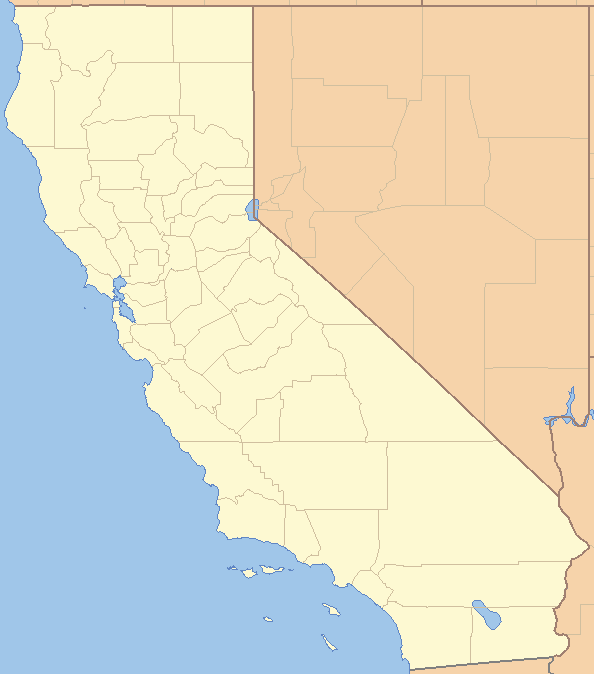
#> input picture examples/Python_notebooks/california.png, 594 x 674 px
$ jupyter execute --allow-errors '2. End-to-end Process Californian houses.ipynb'   (shell and % lines are left out)
#> lines starting #> are read from the running program, lines starting #| are printed output that depends on the picture
[cell 1]
import pandas as pd
import numpy as np
PROJECT_ROOT_DIR = "."

housing = pd.read_csv("../original_housing.csv")
#> (reads examples/original_housing.csv from the repository)
housing.head()

[cell 2]
housing.info()

[cell 3]
housing.describe()

[cell 4]
housing["ocean_proximity"].value_counts()

[cell 5]
import matplotlib.pyplot as plt
housing.hist(bins=50, figsize=(20,15))
plt.show()
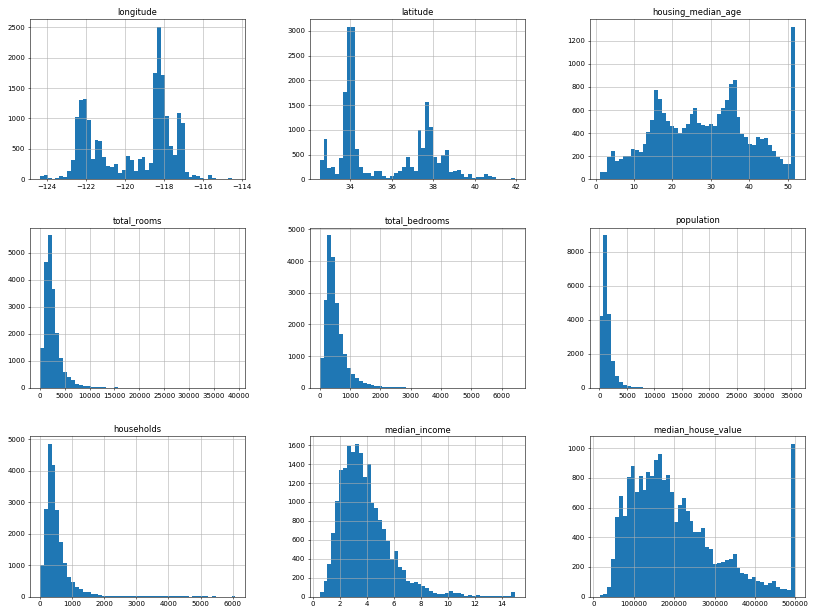
#> figure drawn by matplotlib, 9 panels; panel 1: tallest bar 2507 high, from x = -118.3 to -118.1; panel 2: tallest bar 3086 high, from x = 34.05 to 34.23; panel 3: tallest bar 1321 high, from x = 50.98 to 52; panel 4: tallest bar 5653 high, from x = 1574.7 to 2361.1

[cell 6]
from sklearn.model_selection import train_test_split

train_set, test_set = train_test_split(housing, test_size=0.2, random_state=42)

[cell 7]
housing["median_income"].hist()
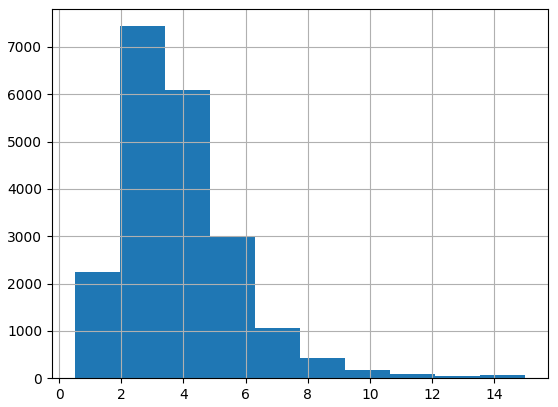
#> figure drawn by matplotlib, 1 panel; tallest bar 7436 high, from x = 1.95 to 3.4

[cell 8]
housing["income_cat"] = pd.cut(housing["median_income"],
                               bins=[0., 1.5, 3.0, 4.5, 6., np.inf],
                               labels=[1, 2, 3, 4, 5])

[cell 9]
housing["income_cat"].value_counts()

[cell 10]
housing["income_cat"].hist()
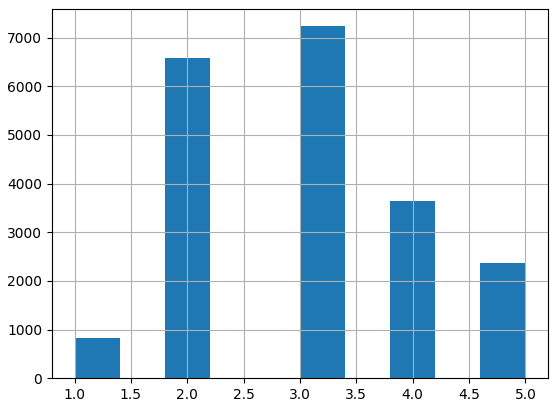
#> figure drawn by matplotlib, 1 panel; tallest bar 7236 high, from x = 3 to 3.4

[cell 11]
from sklearn.model_selection import StratifiedShuffleSplit

split = StratifiedShuffleSplit(n_splits=1, test_size=0.2, random_state=42)
for train_index, test_index in split.split(housing, housing["income_cat"]):
    strat_train_set = housing.loc[train_index]
    strat_test_set = housing.loc[test_index]

[cell 12]
strat_test_set["income_cat"].value_counts() / len(strat_test_set)

[cell 13]
housing["income_cat"].value_counts() / len(housing)

[cell 14]
#before counting samples, don't forget that we introduced a new column: run again train_test split with the new column
train_set, test_set = train_test_split(housing, test_size=0.2, random_state=42)
test_set["income_cat"].value_counts() / len(test_set)

[cell 15]
for set_ in (strat_train_set, strat_test_set):
    set_.drop("income_cat", axis=1, inplace=True)

Don't forget: you need to split the dataset in train/test datasets; you can do it without/with concerns regarding the distribution of the samples in the original set, respectively test set with regard to a certain attribute.

## Discover and visualize the data to gain insights

[cell 16]
housing = strat_train_set.copy()

### Visualizing Geographical Data

[cell 17]
housing.plot(kind="scatter", x="longitude", y="latitude", alpha=0.1)
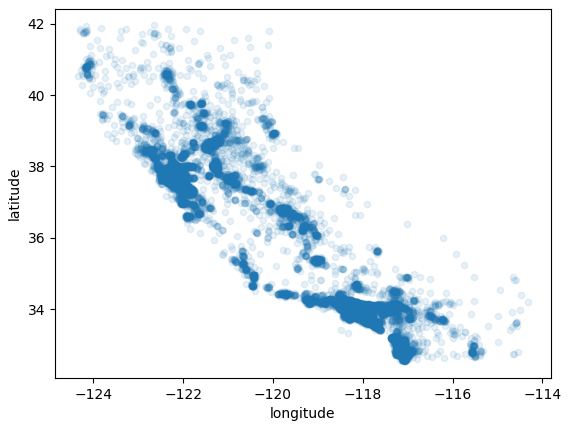
#> figure drawn by matplotlib, 1 panel

[cell 18]
housing.plot(kind="scatter", x="longitude", y="latitude", alpha=0.4,
    s=housing["population"]/100, label="population", figsize=(10,7),
    c="median_house_value", cmap=plt.get_cmap("jet"), colorbar=True,
    sharex=False)
plt.legend()
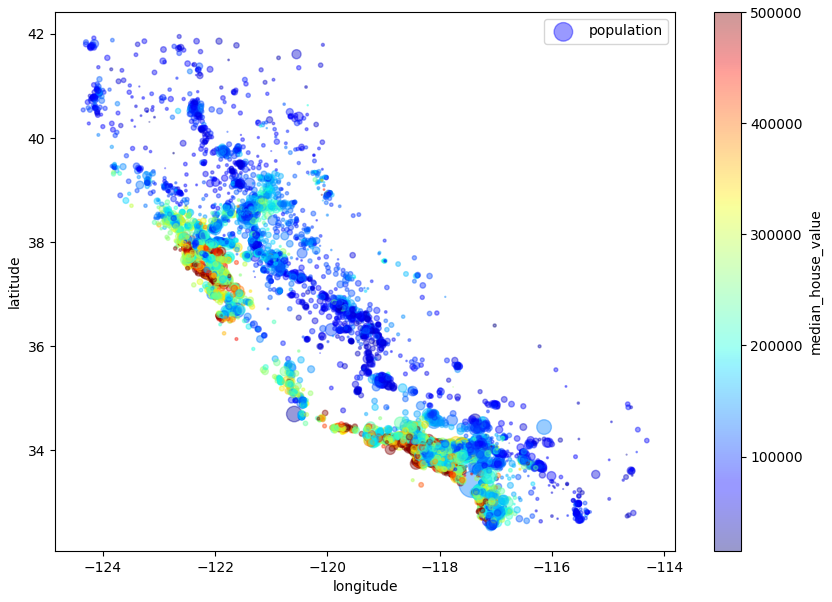
#> figure drawn by matplotlib, 2 panels

[cell 19]
import matplotlib.image as mpimg
california_img=mpimg.imread('california.png')
#> california_img is the input picture: shape (674, 594, 4) float32; mean R, G, B, A 0.881, 0.867, 0.787, 1
ax = housing.plot(kind="scatter", x="longitude", y="latitude", figsize=(10,7),
                       s=housing['population']/100, label="Population",
                       c="median_house_value", cmap=plt.get_cmap("jet"),
                       colorbar=False, alpha=0.4,
                      )
plt.imshow(california_img, extent=[-124.55, -113.80, 32.45, 42.05], alpha=0.5,
           cmap=plt.get_cmap("jet"))
plt.ylabel("Latitude", fontsize=14)
plt.xlabel("Longitude", fontsize=14)

prices = housing["median_house_value"]
tick_values = np.linspace(prices.min(), prices.max(), 11)
cbar = plt.colorbar()
cbar.ax.set_yticklabels(["$%dk"%(round(v/1000)) for v in tick_values], fontsize=14)
cbar.set_label('Median House Value', fontsize=16)

plt.legend(fontsize=16)
plt.show()
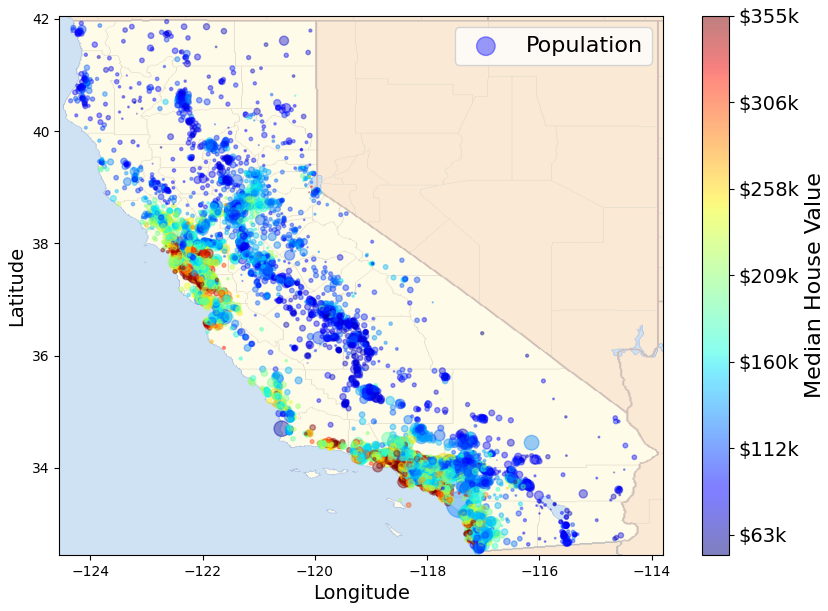
#> figure drawn by matplotlib, 2 panels

This image tells you that the housing prices are very much related to the <strong>location</strong> (e.g., close to the ocean) and to the population density, as you probably knew already.
It will probably be useful to use a clustering algorithm to detect the main clusters, and add new features that measure the proximity to the cluster centers.
The ocean <strong>proximity</strong> attribute may be useful as well, although in Northern California the housing prices in coastal districts are not too high, so it is not a simple rule.

### Looking for correlations

#> (a cell that did not finish here is left out)

#> (a cell that did not finish here is left out)

### More attributes (derived from the existing ones)

[cell 22]
housing["rooms_per_household"] = housing["total_rooms"]/housing["households"]
housing["bedrooms_per_room"] = housing["total_bedrooms"]/housing["total_rooms"]
housing["population_per_household"]=housing["population"]/housing["households"]

#> (a cell that did not finish here is left out)

The new <strong>bedrooms_per_room</strong> is much more correlated with the median house value than the total number of rooms or bedrooms.

Are there some attributes correlated between them?

#> (a cell that did not finish here is left out)

## Prepare data for ML algorithms

- Data cleaning
- Handling text and Categorical Attributes
- Feature scaling

### Data cleaning

[cell 25]
housing = strat_train_set.drop("median_house_value", axis=1) # drop labels for training set
housing_labels = strat_train_set["median_house_value"].copy()

Are there examples with missing features?

[cell 26]
sample_incomplete_rows = housing[housing.isnull().any(axis=1)].head()
sample_incomplete_rows
#sample_incomplete_rows.size

Solutions:
- get rid of the corresponding districts
- get rid of the whole attribute
- set the value to some value (zero, the mean, the median)

Imputer

[cell 27]
sample_incomplete_rows.dropna(subset=["total_bedrooms"])    # option 1

[cell 28]
sample_incomplete_rows.drop("total_bedrooms", axis=1)       # option 2

[cell 29]
median = housing["total_bedrooms"].median()
sample_incomplete_rows["total_bedrooms"].fillna(median, inplace=True) # option 3
sample_incomplete_rows

### Handling text and Categorical Attributes

[cell 30]
housing_cat = housing[['ocean_proximity']]
housing_cat.head(10)

[cell 31]
from sklearn.preprocessing import LabelEncoder
encoder = LabelEncoder()
housing_cat = housing["ocean_proximity"]
housing_cat_encoded = encoder.fit_transform(housing_cat)

housing_cat.head(), housing_cat_encoded[0:5]

[cell 32]
encoder.classes_

OneHotEncoder

- Encode categorical integer features using a one-hot aka one-of-K scheme.
- The input to this transformer should be a matrix of integers, denoting the values taken on by categorical (discrete) features.
- The output will be a sparse matrix where each column corresponds to one possible value of one feature.
- It is assumed that input features take on values in the range [0, n_values). This encoding is needed for feeding categorical data to many scikit-learn estimators, notably linear models and SVMs with the standard kernels.

[cell 33]
from sklearn.preprocessing import OneHotEncoder
encoder = OneHotEncoder()
housing_cat_1hot = encoder.fit_transform(housing_cat_encoded.reshape(-1,1))
housing_cat_1hot

#> (a cell that did not finish here is left out)

[cell 35]
#do both of them in the same step
from sklearn.preprocessing import LabelBinarizer
encoder = LabelBinarizer()
housing_cat_1hot = encoder.fit_transform(housing_cat)
housing_cat_1hot, encoder.classes_

### Feature scaling: normalization, standardization

[cell 36]
from sklearn.preprocessing import StandardScaler, MinMaxScaler
X1_train = np.array([[ 1., -1.,  2.],
                     [ 2.,  0.,  0.],
                     [ 0.,  1., -1.]])
scaler = StandardScaler().fit(X1_train)
scaler.transform(X1_train)
#standardize

[cell 37]
min_max_scaler = MinMaxScaler()
X_train_minmax = min_max_scaler.fit_transform(X1_train)
X_train_minmax
#normalize

[cell 38]
from sklearn.preprocessing import FunctionTransformer

# get the right column indices: safer than hard-coding indices 3, 4, 5, 6
rooms_ix, bedrooms_ix, population_ix, household_ix = [
    list(housing.columns).index(col)
    for col in ("total_rooms", "total_bedrooms", "population", "households")]


def add_extra_features(X, add_bedrooms_per_room=True):
    rooms_per_household = X[:, rooms_ix] / X[:, household_ix]
    population_per_household = X[:, population_ix] / X[:, household_ix]
    if add_bedrooms_per_room:
        bedrooms_per_room = X[:, bedrooms_ix] / X[:, rooms_ix]
        return np.c_[X, rooms_per_household, population_per_household,
                     bedrooms_per_room]
    else:
        return np.c_[X, rooms_per_household, population_per_household]

attr_adder = FunctionTransformer(add_extra_features, validate=False,
                                 kw_args={"add_bedrooms_per_room": True})
housing_extra_attribs = attr_adder.fit_transform(housing.values)

[cell 39]
housing_extra_attribs = pd.DataFrame(
    housing_extra_attribs,
    columns=list(housing.columns)+["rooms_per_household", "population_per_household", "bedrooms_per_room"],
    index=housing.index)
housing_extra_attribs.head()

[cell 40]
#only numeric - Create Pipelines
from sklearn.pipeline import Pipeline
from sklearn.preprocessing import StandardScaler
from sklearn.impute import SimpleImputer

housing_num = housing.drop('ocean_proximity', axis=1)
num_pipeline = Pipeline([
        ('imputer', SimpleImputer(strategy="median")),
        ('attribs_adder', FunctionTransformer(add_extra_features, validate=False, kw_args={"add_bedrooms_per_room": True})),
        ('std_scaler', StandardScaler()),
    ])

housing_num_tr = num_pipeline.fit_transform(housing_num)

[cell 41]
#numeric and categorie
from sklearn.compose import ColumnTransformer

num_attribs = list(housing_num)
print(num_attribs)
cat_attribs = ["ocean_proximity"]

full_pipeline = ColumnTransformer([
        ("num", num_pipeline, num_attribs),
        ("cat", OneHotEncoder(), cat_attribs),
    ])

housing_prepared = full_pipeline.fit_transform(housing)

[cell 42]
housing_num_tr.shape , housing_prepared.shape

[cell 43]
#save the data for testing also in matlab
final_columns = list(housing_num.columns)+["rooms_per_household", "population_per_household", "bedrooms_per_room"]+encoder.classes_.tolist()+['median_house_price']
final_columns = np.array(final_columns).reshape(1,-1)

h=np.append(housing_prepared ,housing_labels.values.reshape(-1,1), axis= 1)

np.savetxt('processed_californian_houses.csv', final_columns, delimiter=",", fmt='%s')
f=open('processed_californian_houses.csv','ab')
np.savetxt(f, h, delimiter=",")
f.close()
final_columns

## Select and train a model

[cell 44]
from sklearn.linear_model import LinearRegression

lin_reg = LinearRegression()
lin_reg.fit(housing_prepared, housing_labels)

[cell 45]
# let's try the full preprocessing pipeline on a few training instances
some_data = housing.iloc[:5]
some_labels = housing_labels.iloc[:5]
some_data_prepared = full_pipeline.transform(some_data)
